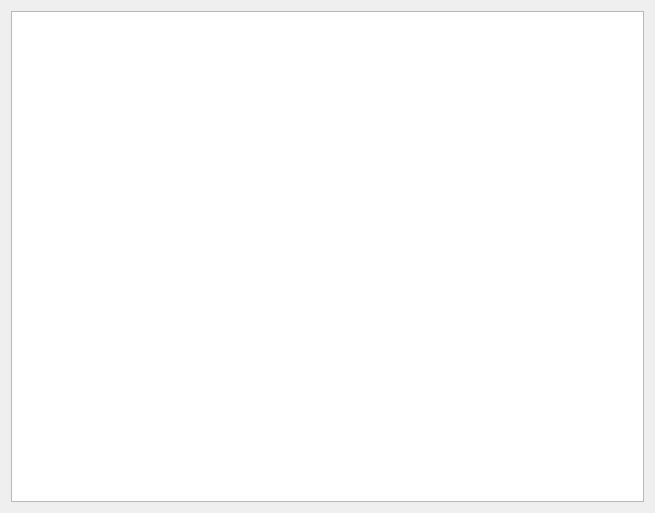
<?xml version="1.0" encoding="UTF-8"?>
<ui version="4.0">
 <class>DebugWidget</class>
 <widget class="QWidget" name="DebugWidget">
  <property name="geometry">
   <rect>
    <x>0</x>
    <y>0</y>
    <width>655</width>
    <height>513</height>
   </rect>
  </property>
  <property name="windowTitle">
   <string>Отладочный вывод</string>
  </property>
  <layout class="QGridLayout" name="gridLayout">
   <item row="0" column="0">
    <widget class="QPlainTextEdit" name="plainTextEdit">
     <property name="readOnly">
      <bool>true</bool>
     </property>
    </widget>
   </item>
  </layout>
 </widget>
 <resources/>
 <connections/>
</ui>
